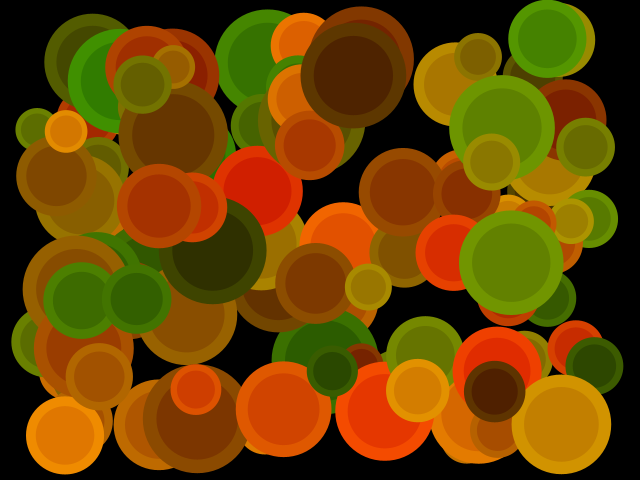
Frame 1 (no input)
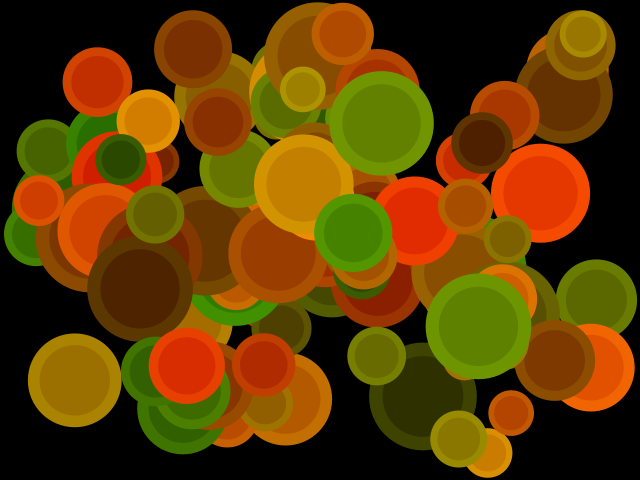
Frame 60 (the mouse pressed at the canvas centre just before this capture)
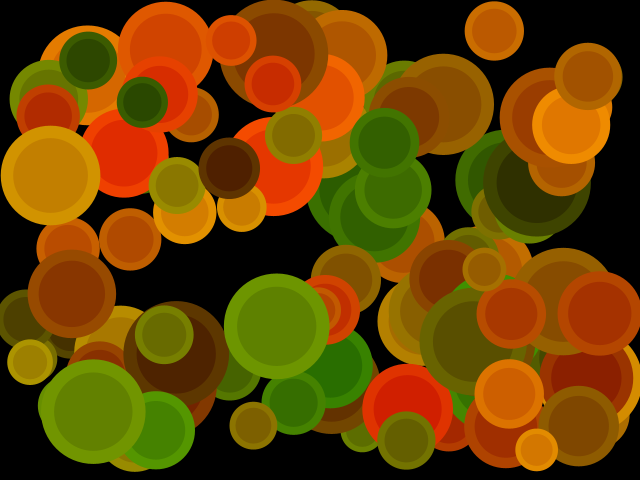
Frame 120 (the mouse held since frame 60 and released just before this capture)

The Processing sketch that drew these frames (run headless with seeded random() and noise(); from frame 60 on, the mouse is pressed at the canvas centre):

// Processing sketch: example05
// ── example05.pde
/////////////////////////////////////////////// всё о шариках
int count = 100;

class c_circ
{
  float rad, x, y, dx, dy;
  color c;
  c_circ()
  {
    rad = random(20, 55); 
    x = random(rad, width - rad);
    y = random(rad, height - rad);
    float d = random(3, 5);
    dx  = d * zrandom();
    dy  = d * zrandom();
    c = color(irandom(55, 255), irandom(50, 150), 0);
  }
  void redraw()
  {
    x += dx; y += dy;
    if ((x > (width - rad)) || (x < rad)) dx = - dx;
    if ((y > (height - rad)) || (y < rad)) dy = - dy;  
    circle(x, y, rad, c);
    circle(x, y, rad * 0.75, color(red(c) - 15, green(c) - 20, 0));    
  }
}

c_circ[] circ; 

/////////////////////////////////////////////// обязательные функции
void setup()
{ 
  size(640, 480); smooth(); noStroke(); frameRate(25);
  circ = new c_circ[count];
  for (int i = 0; i < count; i++) circ[i] = new c_circ();  
}

void draw()
{   
  background(0, 0, 0);
  for (int i = 0; i < count; i++) circ[i].redraw();
}

/////////////////////////////////////////////// вспомогательные функции
int irandom(int m) { return (int)random(m + 1.0); }
int irandom(int mn, int mx) { return (int)random(mn, mx + 1.0); }
int zrandom() { return 1 - 2 * irandom(1); }

void circle(float x, float y, float r, color c) { fill(c); ellipse(x, y, r * 2, r * 2); }
